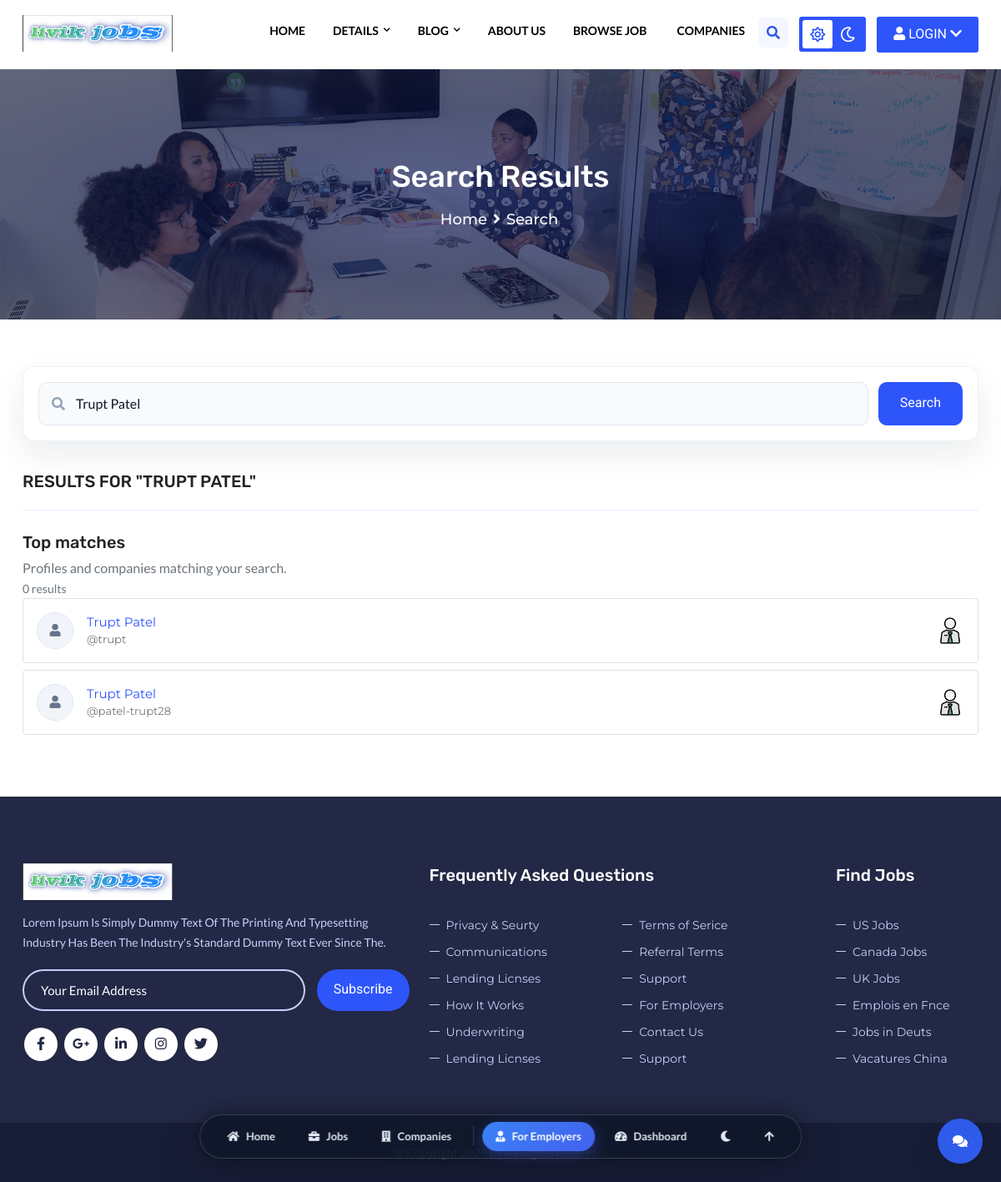
/search/?q=Trupt Patel (signed in), run on the app's committed database.
### job_site/account/models.py (models this page shows)
class EmployeeProfile(models.Model):
    user = models.OneToOneField(User, on_delete=models.CASCADE, related_name='employee_profile')
    full_name = models.CharField(max_length=200, blank=True)
    email = models.EmailField(blank=True)
    phone = models.CharField(max_length=30, blank=True)
    website = models.URLField(blank=True)
    bio = models.TextField(blank=True)
    experience_years = models.CharField(max_length=50, blank=True)
    education = models.CharField(max_length=100, blank=True)
    highest_education = models.CharField(max_length=150, blank=True)
    institution = models.CharField(max_length=200, blank=True)
    graduation_year = models.CharField(max_length=10, blank=True)
    languages = models.CharField(max_length=200, blank=True)
    categories = models.CharField(max_length=200, blank=True)
    current_salary = models.CharField(max_length=50, blank=True)
    expected_salary = models.CharField(max_length=50, blank=True)
    expected_ctc = models.CharField(max_length=50, blank=True)
    notice_period = models.CharField(max_length=50, blank=True)
    country = models.CharField(max_length=100, blank=True)
    city = models.CharField(max_length=100, blank=True)
    address = models.CharField(max_length=255, blank=True)
    map_address = models.CharField(max_length=255, blank=True)
    latitude = models.CharField(max_length=50, blank=True)
    longitude = models.CharField(max_length=50, blank=True)
    facebook = models.URLField(blank=True)
    twitter = models.URLField(blank=True)
    instagram = models.URLField(blank=True)
    skills = models.CharField(max_length=500, blank=True)
    preferred_locations = models.CharField(max_length=300, blank=True)
    preferred_job_titles = models.CharField(max_length=300, blank=True)
    preferred_job_types = models.CharField(max_length=200, blank=True)
    preferred_industries = models.CharField(max_length=300, blank=True)
    open_to_remote = models.BooleanField(default=False)
    open_to_hybrid = models.BooleanField(default=False)
    open_to_onsite = models.BooleanField(default=False)
    open_to_relocate = models.BooleanField(default=False)

### job_site/site1/views.py (the view)
# urls.py: path('search/', views.global_search),
@login_required(login_url='/account/login/')
def global_search(request):
    query = (request.GET.get('q') or '').strip()
    employee_profiles = EmployeeProfile.objects.none()
    employer_profiles = EmployerProfile.objects.none()
    companies = []
    if query:
        employee_profiles = (
            EmployeeProfile.objects
            .filter(
                Q(full_name__icontains=query) |
                Q(user__username__icontains=query) |
                Q(user__first_name__icontains=query) |
                Q(user__last_name__icontains=query)
            )
            .select_related('user')
            .order_by('full_name')[:20]
        )
        employer_profiles = (
            EmployerProfile.objects
            .filter(
                Q(full_name__icontains=query) |
                Q(user__username__icontains=query) |
                Q(user__first_name__icontains=query) |
                Q(user__last_name__icontains=query)
            )
            .select_related('user')
            .order_by('full_name')[:20]
        )
        companies = (
            Job.objects
            .filter(company_name__icontains=query)
            .exclude(company_name__isnull=True)
            .exclude(company_name__exact='')
            .values_list('company_name', flat=True)
            .distinct()
            .order_by('company_name')[:20]
        )
    employee_photo_map = {}
    employer_photo_map = {}
    if employee_profiles:
        employee_users = [profile.user for profile in employee_profiles]
        for emp in Employee.objects.filter(username__in=employee_users).select_related('username'):
            if emp.photo:
                employee_photo_map[emp.username_id] = emp.photo.url
    if employer_profiles:
        employer_users = [profile.user for profile in employer_profiles]
        for emp in Employer.objects.filter(username__in=employer_users).select_related('username'):
            if emp.photo:
                employer_photo_map[emp.username_id] = emp.photo.url
    for profile in employee_profiles:
        profile.photo_url = employee_photo_map.get(profile.user_id)
    for profile in employer_profiles:
        profile.photo_url = employer_photo_map.get(profile.user_id)
    return render(request, 'search_results.html', {
        'query': query,
        'employee_profiles': employee_profiles,
        'employer_profiles': employer_profiles,
        'companies': companies,
    })

### job_site/account/context_processors.py (called while the page is built)
def user_settings(request):
    if not request.user.is_authenticated:
        return {'user_settings': None}
    settings, _ = UserSettings.objects.get_or_create(user=request.user)
    return {'user_settings': settings}

### job_site/site1/templates1/search_results.html (shortened to what this page needs)
{% extends 'base.html' %}
{% load static %}
{% block content %}
<div class="page-content bg-white">
    <div class="dez-bnr-inr overlay-black-middle" style="background-image:url(images/banner/bnr1.jpg);">
        <div class="container">
            <div class="dez-bnr-inr-entry">
                <h1 class="text-white">Search Results</h1>
                <div class="breadcrumb-row">
                    <ul class="list-inline">
                        <li><a href="/">Home</a></li>
                        <li>Search</li>
                    </ul>
                </div>
            </div>
        </div>
    </div>
    <div class="section-full content-inner">
        <div class="container">
            <div class="search-panel">
                <form class="search-panel__form" method="get" action="/search/">
                    <div class="search-panel__field">
                        <i class="fa fa-search" aria-hidden="true"></i>
                        <input type="text" name="q" value="{{ query|default:'' }}" placeholder="Search employees, employers, or companies">
                    </div>
                    <button type="submit" class="site-button">Search</button>
                </form>
            </div>
            {% if not query %}
                <div class="alert alert-info">Enter a name or company to search.</div>
            {% else %}
                <div class="job-bx-title clearfix mb-4">
                    <h5 class="font-weight-700 float-start text-uppercase">Results for "{{ query }}"</h5>
                </div>
            {% endif %}
            {% if employee_profiles or employer_profiles or companies %}
                <div class="row">
                    <div class="col-lg-12">
                        <div class="search-results-header">
                            <div>
                                <h5 class="m-b5">Top matches</h5>
                                <p class="text-muted m-b0">Profiles and companies matching your search.</p>
                            </div>
                            <span class="text-muted small">{{ employee_profiles|length|add:employer_profiles|length|add:companies|length }} results</span>
                        </div>
                        <ul class="list-unstyled">
                            {% for profile in employee_profiles %}
                                <li class="mb-2">
                                    <div class="p-3 border rounded bg-white d-flex align-items-center gap-3 search-result-card">
                                        {% if profile.photo_url %}
                                            <img class="profile-result__avatar" src="{{ profile.photo_url }}" alt="{{ profile.full_name|default:profile.user.username }}">
                                        {% else %}
                                            <div class="profile-result__avatar profile-result__avatar--placeholder">
                                                <i class="fa fa-user" aria-hidden="true"></i>
                                            </div>
                                        {% endif %}
                                        <div class="flex-grow-1">
                                            <div class="fw-semibold">
                                                <a href="/profile/employee/{{ profile.user.username }}/">{{ profile.full_name|default:profile.user.username }}</a>
                                            </div>
                                            <div class="text-muted small">@{{ profile.user.username }}</div>
                                        </div>
                                        <img src="{% static 'images/icons/employee.png' %}" alt="Employee" style="width:34px;height:34px;object-fit:contain;">
                                    </div>
                                </li>
                            {% endfor %}
                        </ul>
                    </div>
                </div>
            {% else %}
                {% if query %}
                    <div class="text-muted">No results found.</div>
                {% endif %}
            {% endif %}
        </div>
    </div>
</div>
{% endblock %}

### job_site/site1/static/css/cinema-ui.css (style rules this page uses)
:root { --cinema-bg-dark: #070a13; --cinema-bg-dark-surface: #0b1122; --cinema-bg-dark-card: rgba(14, 22, 42, 0.72); --cinema-bg-dark-card-hover: rgba(20, 32, 62, 0.88); --cinema-border-dark: rgba(255, 255, 255, 0.08); --cinema-border-dark-hover: rgba(67, 97, 238, 0.45); --cinema-bg-light: #f8fafc; --cinema-bg-light-surface: #ffffff; --cinema-bg-light-card: rgba(255, 255, 255, 0.85); --cinema-bg-light-card-hover: rgba(255, 255, 255, 0.98); --cinema-border-light: rgba(226, 232, 240, 0.85); --cinema-border-light-hover: rgba(45, 91, 255, 0.4); --cinema-neon-cyan: #00f2fe; --cinema-neon-blue: #3b82f6; --cinema-neon-indigo: #4361ee; --cinema-neon-violet: #8b5cf6; --cinema-neon-purple: #7928ca; --cinema-neon-pink: #ec4899; --cinema-neon-emerald: #10b981; --cinema-neon-gold: #f59e0b; --cinema-neon-amber: #ff9f43; --cinema-glow-cyan: 0 0 35px rgba(0, 242, 254, 0.28); --cinema-glow-blue: 0 0 40px rgba(67, 97, 238, 0.32); --cinema-glow-purple: 0 0 35px rgba(121, 40, 202, 0.3); --cinema-glow-gold: 0 0 30px rgba(245, 158, 11, 0.28); --cinema-glow-emerald: 0 0 30px rgba(16, 185, 129, 0.28); --cinema-shadow-sm: 0 4px 14px rgba(0, 0, 0, 0.06); --cinema-shadow-md: 0 12px 30px rgba(2, 6, 23, 0.12); --cinema-shadow-lg: 0 24px 60px rgba(2, 6, 23, 0.18); --cinema-shadow-3d: 0 30px 70px -15px rgba(2, 6, 23, 0.35); --cinema-glass-blur: blur(16px); --cinema-glass-blur-heavy: blur(28px); --cinema-ease-out: cubic-bezier(0.16, 1, 0.3, 1); --cinema-ease-spring: cubic-bezier(0.34, 1.56, 0.64, 1); }

### data on the page
EmployeeProfile: full_name "Trupt Patel", user.username "trupt"
EmployeeProfile: full_name "Trupt Patel", user.username "patel-trupt28"

### other printed values
{{ query }} "TRUPT PATEL"
